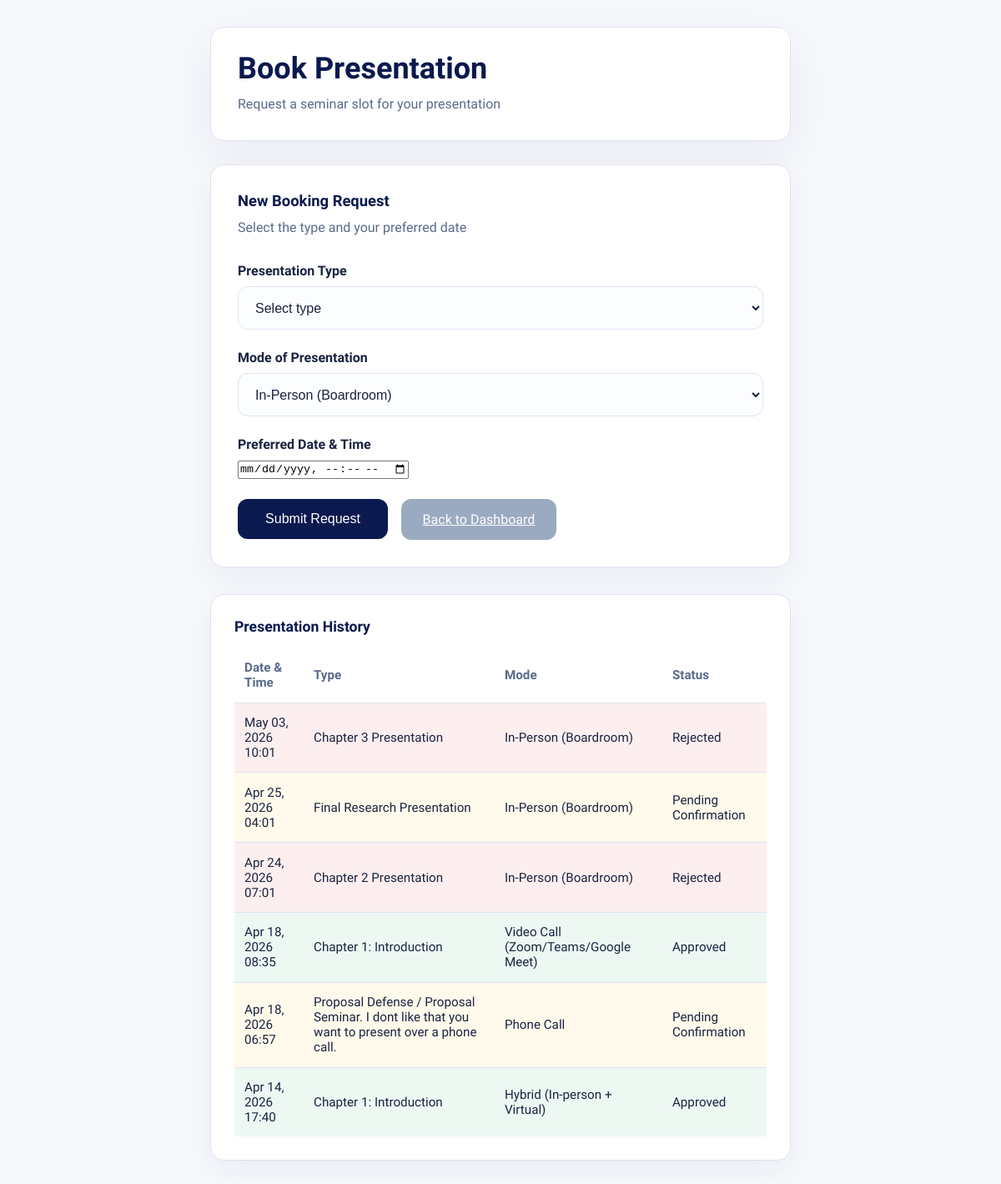
/students/book-presentation/ (signed in), run on the app's committed database.
### students/models.py (models this page shows, shortened)
class PresentationBooking(models.Model):
    student = models.ForeignKey("Student", on_delete=models.CASCADE, related_name="bookings")
    title = models.CharField(max_length=255)  # e.g., "Chapter 4 Presentation"
    date = models.DateTimeField()
    created_at = models.DateTimeField(auto_now_add=True)
    MEETING_TYPE_CHOICES = [
        ("in_person", "In-Person (Boardroom)"),
        ("video_call", "Video Call (Zoom/Teams/Google Meet)"),
        ("hybrid", "Hybrid (In-person + Virtual)"),
        ("phone_call", "Phone Call"),
    ]
    meeting_type = models.CharField(max_length=20, choices=MEETING_TYPE_CHOICES, default="in_person")
    STATUS_CHOICES = [
        ("pending", "Pending Confirmation"),
        ("approved", "Approved"),
        ("rejected", "Rejected"),
    ]
    status = models.CharField(max_length=20, choices=STATUS_CHOICES, default="pending")
    notes = models.TextField(blank=True, null=True)  # Additional notes about the meeting

### students/views.py (the view)
# urls.py: path('book-presentation/', book_presentation, name='book_presentation'),
@login_required
def book_presentation(request):
    student = request.user.student_profile
    if request.method == "POST":
        form = PresentationBookingForm(request.POST)
        if form.is_valid():
            booking = form.save(commit=False)
            booking.student = student
            try:
                booking.full_clean()  # runs the clean() method
                booking.save()
                messages.success(request, "Presentation booked successfully!")
                return redirect('book_presentation')
            except ValidationError as e:
                form.add_error(None, e)
        else:
            messages.error(request, "Form is invalid.")
    else:
        form = PresentationBookingForm()
    bookings = PresentationBooking.objects.filter(student=student).order_by('-date')
    return render(request, 'students/book_presentation.html', {
        'form': form,
        'bookings': bookings,
    })

### students/forms.py
class PresentationBookingForm(forms.ModelForm):
    class Meta:
        model = PresentationBooking
        fields = ['title', 'date', 'meeting_type', 'notes']
        widgets = {
            'title': forms.TextInput(attrs={
                'class': 'form-input',
                'placeholder': 'e.g. Chapter 4 revision discussion'
            }),
            'date': forms.DateTimeInput(attrs={
                'type': 'datetime-local',
                'class': 'form-input'
            }),
            'meeting_type': forms.Select(attrs={
                'class': 'form-select'
            }),
            'notes': forms.Textarea(attrs={
                'class': 'form-textarea',
                'rows': 3,
                'placeholder': 'Any specific topics or documents to review…'
            }),
        }

### templates/students/book_presentation.html (shortened to what this page needs)
{% load static %}
<!DOCTYPE html>
<html lang="en">
<head>
</head>
<body>
<div class="container">
  <div class="page-header">
    <h1>Book Presentation</h1>
    <p>Request a seminar slot for your presentation</p>
  </div>
  <form method="POST" class="form-card">
    <div class="form-group">
      <div class="section-title">New Booking Request</div>
      <div class="section-text">Select the type and your preferred date</div>
    </div>
    <div class="form-group">
      <label for="presentation-type">Presentation Type</label>
      <select id="presentation-type" name="title" class="form-select" required>
                <option value="" disabled selected>Select type</option>
            </select>
        </div>
        <div class="form-group">
            <label for="{{ form.meeting_type.id_for_label }}">Mode of Presentation</label>
            {{ form.meeting_type }}
        </div>
        <div class="form-group">
            <label for="{{ form.date.id_for_label }}">Preferred Date & Time</label>
            {{ form.date }}
        </div>
        <div class="form-actions">
            <button type="submit" class="btn">Submit Request</button>
            <a href="{% url 'student_dashboard' %}" class="btn btn-secondary">Back to Dashboard</a>
        </div>
    </form>
    <div class="history-card">
      <div class="history-header">Presentation History</div>
      {% if bookings %}
      <table class="history-table">
        <thead>
          <tr>
            <th>Date & Time</th>
            <th>Type</th>
            <th>Mode</th>
            <th>Status</th>
          </tr>
        </thead>
        <tbody>
          {% for booking in bookings %}
          <tr class="status-{{ booking.status }}">
            <td>{{ booking.date|date:"M d, Y H:i" }}</td>
            <td>{{ booking.title }}</td>
            <td>{{ booking.get_meeting_type_display }}</td>
            <td>{{ booking.get_status_display }}</td>
          </tr>
          {% endfor %}
        </tbody>
      </table>
      {% else %}
      <p class="history-empty">No presentation bookings yet. Submit a request above to begin.</p>
      {% endif %}
    </div>
</div>
</body>
</html>

### templates/students/book_presentation.html (style rules this page uses)
:root { --navy:#0A194E; --navy2:#0D2260; --amber:#FFC107; --amber2:#FFD54F; --amber-dark:#E6AD00; --white:#FFFFFF; --off:#F7F8FC; --off2:#EEF1F8; --text:#1A2340; --muted:#5A6A8A; --soft:#9AAAC0; --border:#DDE3F0; --green:#1DA462; --green-dim:rgba(29,164,98,0.1); --red:#E53935; --red-dim:rgba(229,57,53,0.1); --blue:#1E7EDE; --blue-dim:rgba(30,126,222,0.1); --orange:#F57C00; --orange-dim:rgba(245,124,0,0.1); --sidebar-w:230px }
*,*::before,*::after { box-sizing:border-box;margin:0;padding:0 }
body { font-family:'Plus Jakarta Sans',sans-serif; background:var(--off); color:var(--text); min-height:100vh; }
.container { max-width:760px; margin:0 auto; padding:2rem; }
.page-header { background:#fff; border:1px solid var(--border); border-radius:1rem; padding:1.75rem 2rem; box-shadow:0 18px 55px rgba(13,34,96,0.06); margin-bottom:1.75rem; }
.page-header h1 { color:var(--navy); font-size:2.25rem; margin-bottom:0.5rem; }
.page-header p { color:var(--muted); line-height:1.8; font-size:1rem; }
.form-card { background:#fff; border:1px solid var(--border); border-radius:1rem; padding:2rem; box-shadow:0 14px 40px rgba(13,34,96,0.05); }
.section-title { margin-bottom:0.5rem; font-size:1.15rem; font-weight:700; color:var(--navy); }
.section-text { margin-bottom:1.75rem; color:var(--muted); line-height:1.75; }
.form-group { margin-bottom:1.5rem; }
.form-group label { display:block; margin-bottom:0.6rem; font-weight:600; color:var(--text); }
.form-control, .form-select { width:100%; padding:0.95rem 1rem; border:1px solid var(--border); border-radius:0.75rem; font-size:1rem; color:var(--text); background:#fcfdff; }
.form-actions { display:flex; flex-wrap:wrap; gap:1rem; align-items:center; margin-top:1rem; }
.history-card { margin-top:2rem; background:#fff; border:1px solid var(--border); border-radius:1rem; padding:1.75rem; box-shadow:0 12px 30px rgba(13,34,96,0.05); }
.history-header { font-size:1.1rem; font-weight:700; color:var(--navy); margin-bottom:1rem; }
.history-table { width:100%; border-collapse:collapse; }
.history-table th, .history-table td { text-align:left; padding:0.9rem 0.75rem; border-bottom:1px solid var(--border); font-size:0.95rem; }
.history-table th { color:var(--muted); font-weight:600; }
.history-table tbody tr:last-child td { border-bottom:none; }
.history-table tr.status-pending { background:rgba(255,193,7,0.08); }
.history-table tr.status-approved { background:rgba(29,164,98,0.08); }
.history-table tr.status-rejected { background:rgba(229,57,53,0.08); }
.history-table tr.status-pending td, .history-table tr.status-approved td, .history-table tr.status-rejected td { transition:background 0.2s ease; }
.btn { background:var(--navy); color:var(--white); padding:0.95rem 1.6rem; border:none; border-radius:0.75rem; cursor:pointer; font-size:1rem; min-width:180px; }
.btn-secondary { background:var(--soft); color:var(--white); }

### data on the page
PresentationBooking: date "May 03, 2026 10:01", title "Chapter 3 Presentation", meeting_type "In-Person (Boardroom)", status "Rejected"
PresentationBooking: date "Apr 25, 2026 04:01", title "Final Research Presentation", meeting_type "In-Person (Boardroom)", status "Pending Confirmation"
PresentationBooking: date "Apr 24, 2026 07:01", title "Chapter 2 Presentation", meeting_type "In-Person (Boardroom)", status "Rejected"
PresentationBooking: date "Apr 18, 2026 08:35", title "Chapter 1: Introduction", meeting_type "Video Call (Zoom/Teams/Google Meet)", status "Approved"
PresentationBooking: date "Apr 18, 2026 06:57", title "Proposal Defense / Proposal Seminar. I dont like that you want to present over a phone call.", meeting_type "Phone Call", status "Pending Confirmation"
PresentationBooking: date "Apr 14, 2026 17:40", title "Chapter 1: Introduction", meeting_type "Hybrid (In-person + Virtual)", status "Approved"
